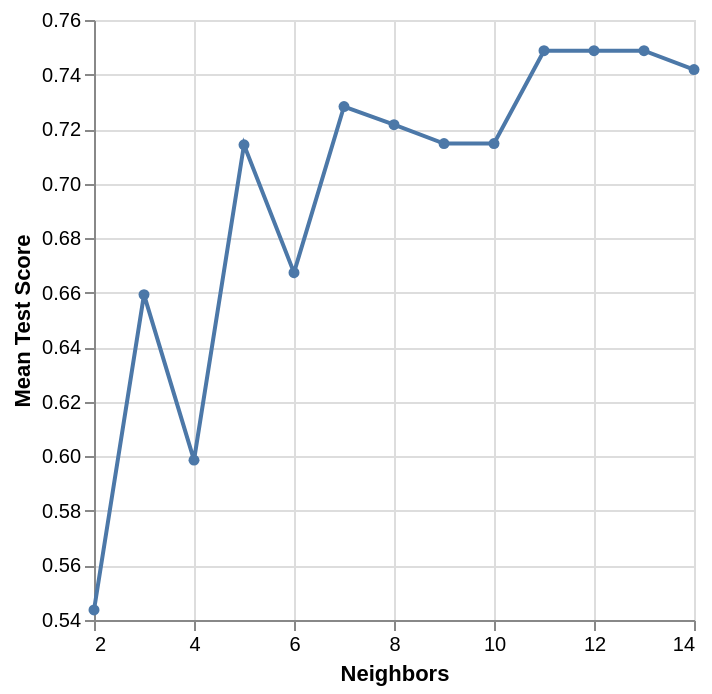

Notebook cell for this chart:
### Code cell
#plot to visualize best k 
cross_val_plot = alt.Chart(accuracies).mark_line(point=True).encode(
    x=alt.X("param_kneighborsclassifier__n_neighbors")
        .title("Neighbors")
        .scale(zero=False),
    y=alt.Y("mean_test_score")
        .title("Mean Test Score")
        .scale(zero=False)
)
cross_val_plot

### Figure 1 — Vega-Lite specification as saved in the notebook (floating-point values rounded to 4 significant figures)
{"config": {"view": {"continuousWidth": 300, "continuousHeight": 300}}, "data": {"name": "data-d4daf463b12d0f3ecc7a628d0b17d7aa"}, "mark": {"type": "line", "point": true}, "encoding": {"x": {"field": "param_kneighborsclassifier__n_neighbors", "scale": {"zero": false}, "title": "Neighbors", "type": "quantitative"}, "y": {"field": "mean_test_score", "scale": {"zero": false}, "title": "Mean Test Score", "type": "quantitative"}}, "$schema": "https://vega.github.io/schema/vega-lite/v5.20.1.json", "datasets": {"data-d4daf463b12d0f3ecc7a628d0b17d7aa": [{"mean_fit_time": 0.004499, "std_fit_time": 0.0002744, "mean_score_time": 0.004759, "std_score_time": 0.0001704, "param_kneighborsclassifier__n_neighbors": 2, "params": {"kneighborsclassifier__n_neighbors": 2}, "split0_test_score": 0.5, "split1_test_score": 0.6667, "split2_test_score": 0.4483, "split3_test_score": 0.5517, "split4_test_score": 0.5517, "mean_test_score": 0.5437, "std_test_score": 0.07248, "rank_test_score": 13, "split0_train_score": 0.7179, "split1_train_score": 0.7607, "split2_train_score": 0.6949, "split3_train_score": 0.6695, "split4_train_score": 0.6356, "mean_train_score": 0.6957, "std_train_score": 0.04247}, {"mean_fit_time": 0.004277, "std_fit_time": 7.675e-05, "mean_score_time": 0.00464, "std_score_time": 2.177e-05, "param_kneighborsclassifier__n_neighbors": 3, "params": {"kneighborsclassifier__n_neighbors": 3}, "split0_test_score": 0.7, "split1_test_score": 0.7, "split2_test_score": 0.5172, "split3_test_score": 0.6897, "split4_test_score": 0.6897, "mean_test_score": 0.6593, "std_test_score": 0.07118, "rank_test_score": 11, "split0_train_score": 0.7607, "split1_train_score": 0.8034, "split2_train_score": 0.7034, "split3_train_score": 0.7881, "split4_train_score": 0.7712, "mean_train_score": 0.7654, "std_train_score": 0.03424}, {"mean_fit_time": 0.004238, "std_fit_time": 7.2e-05, "mean_score_time": 0.004652, "std_score_time": 5.806e-05, "param_kneighborsclassifier__n_neighbors": 4, "params": {"kneighborsclassifier__n_neighbors": 4}, "split0_test_score": 0.6667, "split1_test_score": 0.5333, "split2_test_score": 0.4828, "split3_test_score": 0.6897, "split4_test_score": 0.6207, "mean_test_score": 0.5986, "std_test_score": 0.07886, "rank_test_score": 12, "split0_train_score": 0.7692, "split1_train_score": 0.7521, "split2_train_score": 0.661, "split3_train_score": 0.7542, "split4_train_score": 0.7458, "mean_train_score": 0.7365, "std_train_score": 0.03851}, {"mean_fit_time": 0.004262, "std_fit_time": 8.648e-05, "mean_score_time": 0.004624, "std_score_time": 7.6e-05, "param_kneighborsclassifier__n_neighbors": 5, "params": {"kneighborsclassifier__n_neighbors": 5}, "split0_test_score": 0.7667, "split1_test_score": 0.6667, "split2_test_score": 0.6897, "split3_test_score": 0.7586, "split4_test_score": 0.6897, "mean_test_score": 0.7143, "std_test_score": 0.04047, "rank_test_score": 9, "split0_train_score": 0.7521, "split1_train_score": 0.7692, "split2_train_score": 0.7797, "split3_train_score": 0.7627, "split4_train_score": 0.7712, "mean_train_score": 0.767, "std_train_score": 0.009188}, {"mean_fit_time": 0.004245, "std_fit_time": 0.0001037, "mean_score_time": 0.004591, "std_score_time": 1.157e-05, "param_kneighborsclassifier__n_neighbors": 6, "params": {"kneighborsclassifier__n_neighbors": 6}, "split0_test_score": 0.7, "split1_test_score": 0.5333, "split2_test_score": 0.6897, "split3_test_score": 0.7586, "split4_test_score": 0.6552, "mean_test_score": 0.6674, "std_test_score": 0.07484, "rank_test_score": 10, "split0_train_score": 0.7436, "split1_train_score": 0.7692, "split2_train_score": 0.7797, "split3_train_score": 0.7627, "split4_train_score": 0.7627, "mean_train_score": 0.7636, "std_train_score": 0.01176}, {"mean_fit_time": 0.004302, "std_fit_time": 0.0002269, "mean_score_time": 0.00469, "std_score_time": 0.00024, "param_kneighborsclassifier__n_neighbors": 7, "params": {"kneighborsclassifier__n_neighbors": 7}, "split0_test_score": 0.7333, "split1_test_score": 0.6667, "split2_test_score": 0.7241, "split3_test_score": 0.7931, "split4_test_score": 0.7241, "mean_test_score": 0.7283, "std_test_score": 0.04015, "rank_test_score": 5, "split0_train_score": 0.7436, "split1_train_score": 0.7607, "split2_train_score": 0.7458, "split3_train_score": 0.7458, "split4_train_score": 0.7712, "mean_train_score": 0.7534, "std_train_score": 0.01079}, {"mean_fit_time": 0.004237, "std_fit_time": 9.477e-05, "mean_score_time": 0.004602, "std_score_time": 7.101e-05, "param_kneighborsclassifier__n_neighbors": 8, "params": {"kneighborsclassifier__n_neighbors": 8}, "split0_test_score": 0.7333, "split1_test_score": 0.6333, "split2_test_score": 0.7241, "split3_test_score": 0.7931, "split4_test_score": 0.7241, "mean_test_score": 0.7216, "std_test_score": 0.0511, "rank_test_score": 6, "split0_train_score": 0.7436, "split1_train_score": 0.7692, "split2_train_score": 0.7542, "split3_train_score": 0.7373, "split4_train_score": 0.7373, "mean_train_score": 0.7483, "std_train_score": 0.01215}, {"mean_fit_time": 0.004495, "std_fit_time": 0.0002815, "mean_score_time": 0.004681, "std_score_time": 0.0001006, "param_kneighborsclassifier__n_neighbors": 9, "params": {"kneighborsclassifier__n_neighbors": 9}, "split0_test_score": 0.7, "split1_test_score": 0.6667, "split2_test_score": 0.7241, "split3_test_score": 0.7586, "split4_test_score": 0.7241, "mean_test_score": 0.7147, "std_test_score": 0.03043, "rank_test_score": 7, "split0_train_score": 0.7179, "split1_train_score": 0.7692, "split2_train_score": 0.7458, "split3_train_score": 0.7627, "split4_train_score": 0.7458, "mean_train_score": 0.7483, "std_train_score": 0.01778}, {"mean_fit_time": 0.004349, "std_fit_time": 0.0002385, "mean_score_time": 0.00464, "std_score_time": 6.191e-05, "param_kneighborsclassifier__n_neighbors": 10, "params": {"kneighborsclassifier__n_neighbors": 10}, "split0_test_score": 0.7, "split1_test_score": 0.6667, "split2_test_score": 0.7241, "split3_test_score": 0.7586, "split4_test_score": 0.7241, "mean_test_score": 0.7147, "std_test_score": 0.03043, "rank_test_score": 7, "split0_train_score": 0.7436, "split1_train_score": 0.7607, "split2_train_score": 0.7458, "split3_train_score": 0.7712, "split4_train_score": 0.7627, "mean_train_score": 0.7568, "std_train_score": 0.01052}, {"mean_fit_time": 0.004288, "std_fit_time": 0.0001722, "mean_score_time": 0.004598, "std_score_time": 2.663e-05, "param_kneighborsclassifier__n_neighbors": 11, "params": {"kneighborsclassifier__n_neighbors": 11}, "split0_test_score": 0.7333, "split1_test_score": 0.7, "split2_test_score": 0.7586, "split3_test_score": 0.7931, "split4_test_score": 0.7586, "mean_test_score": 0.7487, "std_test_score": 0.03091, "rank_test_score": 1, "split0_train_score": 0.735, "split1_train_score": 0.7692, "split2_train_score": 0.7458, "split3_train_score": 0.7542, "split4_train_score": 0.7542, "mean_train_score": 0.7517, "std_train_score": 0.01125}, {"mean_fit_time": 0.004247, "std_fit_time": 7.778e-05, "mean_score_time": 0.004585, "std_score_time": 2.163e-05, "param_kneighborsclassifier__n_neighbors": 12, "params": {"kneighborsclassifier__n_neighbors": 12}, "split0_test_score": 0.7333, "split1_test_score": 0.7, "split2_test_score": 0.7586, "split3_test_score": 0.7931, "split4_test_score": 0.7586, "mean_test_score": 0.7487, "std_test_score": 0.03091, "rank_test_score": 1, "split0_train_score": 0.735, "split1_train_score": 0.7692, "split2_train_score": 0.7542, "split3_train_score": 0.7627, "split4_train_score": 0.7542, "mean_train_score": 0.7551, "std_train_score": 0.0115}, {"mean_fit_time": 0.004297, "std_fit_time": 0.000144, "mean_score_time": 0.005015, "std_score_time": 0.0006467, "param_kneighborsclassifier__n_neighbors": 13, "params": {"kneighborsclassifier__n_neighbors": 13}, "split0_test_score": 0.7333, "split1_test_score": 0.7, "split2_test_score": 0.7586, "split3_test_score": 0.7931, "split4_test_score": 0.7586, "mean_test_score": 0.7487, "std_test_score": 0.03091, "rank_test_score": 1, "split0_train_score": 0.735, "split1_train_score": 0.7607, "split2_train_score": 0.7542, "split3_train_score": 0.7542, "split4_train_score": 0.7458, "mean_train_score": 0.75, "std_train_score": 0.008851}, {"mean_fit_time": 0.004345, "std_fit_time": 0.0001222, "mean_score_time": 0.004736, "std_score_time": 0.0001064, "param_kneighborsclassifier__n_neighbors": 14, "params": {"kneighborsclassifier__n_neighbors": 14}, "split0_test_score": 0.7333, "split1_test_score": 0.7, "split2_test_score": 0.7586, "split3_test_score": 0.7931, "split4_test_score": 0.7241, "mean_test_score": 0.7418, "std_test_score": 0.03177, "rank_test_score": 4, "split0_train_score": 0.735, "split1_train_score": 0.7607, "split2_train_score": 0.7627, "split3_train_score": 0.7627, "split4_train_score": 0.7458, "mean_train_score": 0.7534, "std_train_score": 0.01115}]}}
